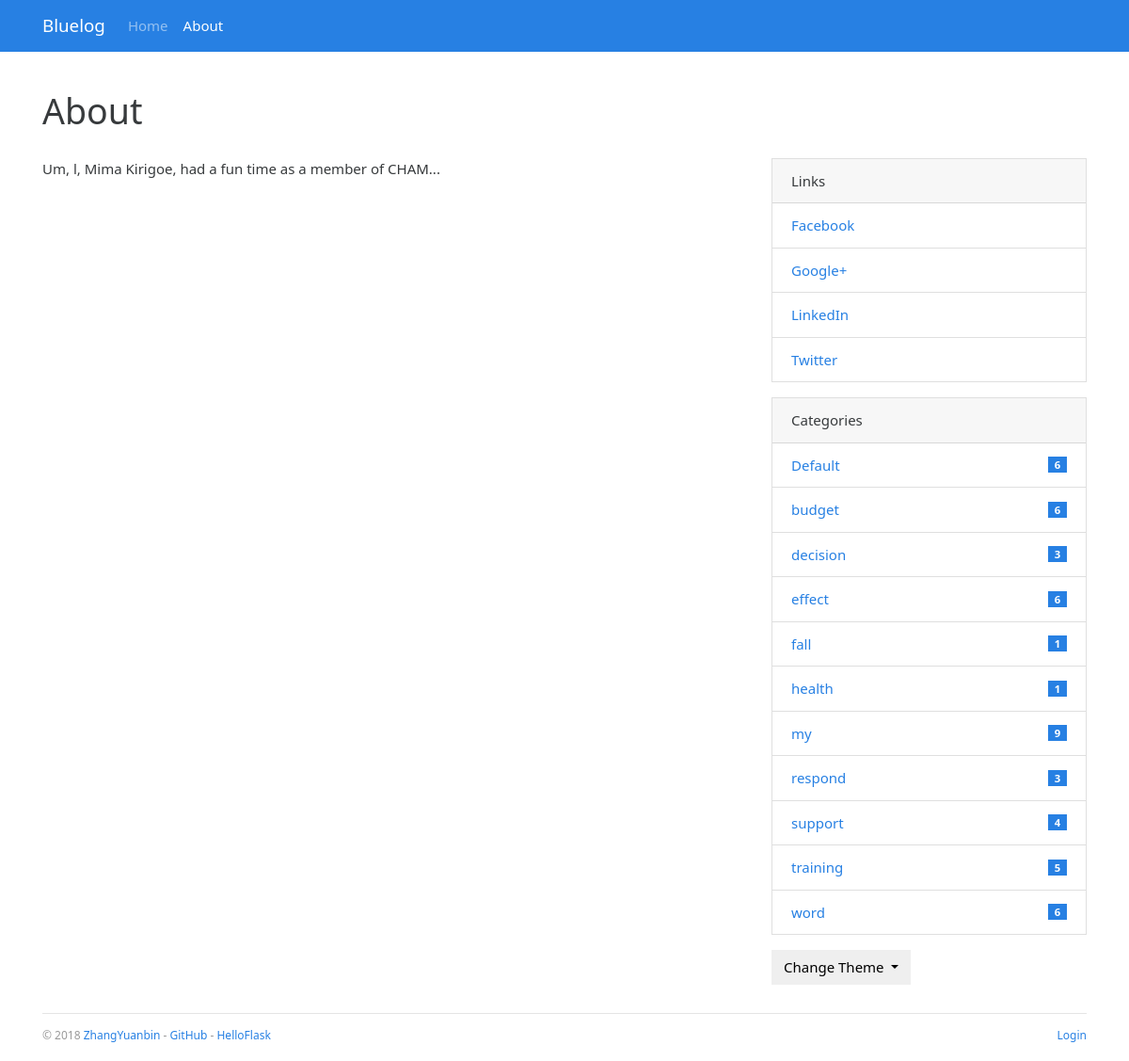
/about, run on the app's committed database.
### mylog/models.py (models this page shows, shortened)
class Admin(db.Model, UserMixin):
    id = db.Column(db.Integer, primary_key=True)
    username = db.Column(db.String(20))
    password_hash = db.Column(db.String(128))
    blog_title = db.Column(db.String(60))
    blog_sub_title = db.Column(db.String(100))
    name = db.Column(db.String(30))
    about = db.Column(db.Text)

class Link(db.Model):
    id = db.Column(db.Integer, primary_key=True)
    name = db.Column(db.String(30))
    url = db.Column(db.String(255))

class Category(db.Model):
    id = db.Column(db.Integer, primary_key=True)
    name = db.Column(db.String(30), unique=True)
    posts = db.relationship('Post', back_populates='category')

### mylog/blueprints/blog.py (the view)
@blog_bp.route('/about')
def about():
    return render_template('blog/about.html')

### mylog/__init__.py (called while the page is built)
def register_template_context(app):
    @app.context_processor
    def make_template_context():
        admin = Admin.query.first()
        categories = Category.query.order_by(Category.name).all()
        links = Link.query.order_by(Link.name).all()
        if current_user.is_authenticated:
            unread_comments = Comment.query.filter_by(reviewed=False).count()
        else:
            unread_comments = None
        return dict(
            admin=admin, categories=categories,
            links=links, unread_comments=unread_comments)

def register_request_handlers(app):
    @app.after_request
    def query_profiler(response):
        for q in get_debug_queries():
            if q.duration >= app.config['BLUELOG_SLOW_QUERY_THRESHOLD']:
                app.logger.warning(
                    'Slow query: Duration: %fs\n Context: %s\nQuery: %s\n '
                    % (q.duration, q.context, q.statement)
                )
        return response

### mylog/templates/blog/about.html (shortened to what this page needs)
{% extends 'base.html' %}
{% block content %}
    <div class="page-header">
        <h1>About</h1>
    </div>
    <div class="row">
        <div class="col-sm-8">
            {{ admin.about|safe }}
        </div>
        <div class="col-sm-4 sidebar">
            {% include "blog/_sidebar.html" %}
        </div>
    </div>
{% endblock %}

### mylog/templates/base.html (shortened to what this page needs)
{% from 'bootstrap/nav.html' import render_nav_item %}
<!DOCTYPE html>
<html lang="en">
<head>
    {% block head %}
        <link rel="stylesheet"
              href="{{ url_for('static', filename='css/%s.min.css' % request.cookies.get('theme', 'perfect_blue')) }}"
              type="text/css">
        <link rel="stylesheet" href="{{ url_for('static', filename='css/style.css') }}" type="text/css">
    {% endblock head %}
</head>
<body>
{% block nav %}
    <nav class="navbar navbar-expand-lg navbar-dark bg-primary">
        <div class="container">
            <a class="navbar-brand" href="{{ url_for('blog.index') }}">{{ admin.blog_title }}</a>
            <div class="collapse navbar-collapse" id="navbarColor01">
                <ul class="navbar-nav mr-auto">
                    {{ render_nav_item('blog.index', 'Home') }}
                    {{ render_nav_item('blog.about', 'About') }}
                </ul>
            </div>
        </div>
    </nav>
{% endblock nav %}
<main class="container">
    {% block content %}{% endblock content %}
    {% block footer %}
        <footer>
            <p class="float-left">
                <small> &copy; 2018 <a href="http://zhangyuanbin.com" title="Written by ZhangYuanbin">ZhangYuanbin</a> -
                    <a href="https://github.com/zhangyuanbin2019/mylog" title="Fork me on GitHub">GitHub</a> -
                    <a href="http://helloflask.com" title="A HelloFlask project">HelloFlask</a>
                </small>
            </p>
            <p class="float-right">
                <small>
                    {% if current_user.is_authenticated %}
                        <a href="{{ url_for('auth.logout', next=request.full_path) }}">Logout</a>
                    {% else %}
                        <a href="{{ url_for('auth.login', next=request.full_path) }}">Login</a>
                    {% endif %}
                </small>
            </p>
        </footer>
    {% endblock footer %}
</main>
</body>
</html>

### mylog/templates/blog/_sidebar.html (shortened to what this page needs)
{% if links %}
    <div class="card mb-3">
        <div class="card-header">Links</div>
        <ul class="list-group list-group-flush">
            {% for link in links %}
                <li class="list-group-item  list-group-item-action d-flex justify-content-between align-items-center">
                    <a href="{{ link.url }}" target="_blank">{{ link.name }}</a>
                </li>
            {% endfor %}
        </ul>
    </div>
{% endif %}
{% if categories %}
    <div class="card mb-3">
        <div class="card-header">Categories</div>
        <ul class="list-group list-group-flush">
            {% for category in categories %}
                <li class="list-group-item  list-group-item-action d-flex justify-content-between align-items-center">
                    <a href="{{ url_for('blog.show_category', category_id=category.id) }}">
                        {{ category.name }}
                    </a>
                    <span class="badge badge-primary badge-pill"> {{ category.posts|length }}</span>
                </li>
            {% endfor %}
        </ul>
    </div>
{% endif %}
<div class="dropdown">
    <button class="btn btn-default dropdown-toggle" type="button" id="dropdownMenuButton"
            data-toggle="dropdown" aria-haspopup="true" aria-expanded="false">
        Change Theme
    </button>
</div>

### mylog/static/css/style.css (style rules this page uses)
nav { margin-bottom: 20px; }
.page-header { padding-top: 20px; padding-bottom: 20px; }
.sidebar { padding-left: 30px; }
footer { margin-top: 30px; padding: 10px 0 40px; color: #999; border-top: 1px solid #e5e5e5; }

### data on the page
Admin: blog_title "Bluelog", about "Um, l, Mima Kirigoe, had a fun time as a member of CHAM..."
Link: name "Facebook"
Link: name "Google+"
Link: name "LinkedIn"
Link: name "Twitter"
Category: name "Default", posts|length "6"
Category: name "budget", posts|length "6"
Category: name "decision", posts|length "3"
Category: name "effect", posts|length "6"
Category: name "fall", posts|length "1"
Category: name "health", posts|length "1"
Category: name "my", posts|length "9"
Category: name "respond", posts|length "3"
Category: name "support", posts|length "4"
Category: name "training", posts|length "5"
Category: name "word", posts|length "6"

### other printed values
{{ render_nav_item('blog.index', 'Home') }} "Home"
{{ render_nav_item('blog.about', 'About') }} "About"
